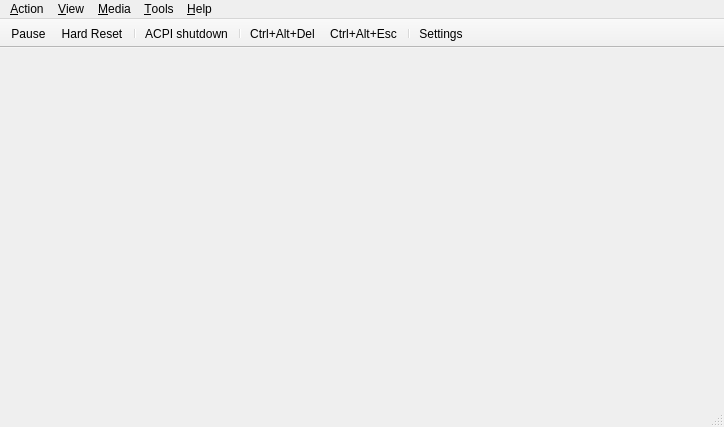
<?xml version="1.0" encoding="UTF-8"?>
<ui version="4.0">
 <class>MainWindow</class>
 <widget class="QMainWindow" name="MainWindow">
  <property name="geometry">
   <rect>
    <x>0</x>
    <y>0</y>
    <width>724</width>
    <height>427</height>
   </rect>
  </property>
  <property name="windowTitle">
   <string>86Box</string>
  </property>
  <widget class="QWidget" name="centralwidget">
   <property name="sizePolicy">
    <sizepolicy hsizetype="Expanding" vsizetype="Expanding">
     <horstretch>0</horstretch>
     <verstretch>0</verstretch>
    </sizepolicy>
   </property>
   <layout class="QVBoxLayout" name="verticalLayout">
    <property name="spacing">
     <number>0</number>
    </property>
    <property name="leftMargin">
     <number>0</number>
    </property>
    <property name="topMargin">
     <number>0</number>
    </property>
    <property name="rightMargin">
     <number>0</number>
    </property>
    <property name="bottomMargin">
     <number>0</number>
    </property>
    <item>
     <widget class="RendererStack" name="stackedWidget">
      <property name="sizePolicy">
       <sizepolicy hsizetype="Expanding" vsizetype="Expanding">
        <horstretch>0</horstretch>
        <verstretch>0</verstretch>
       </sizepolicy>
      </property>
     </widget>
    </item>
   </layout>
  </widget>
  <widget class="QMenuBar" name="menubar">
   <property name="geometry">
    <rect>
     <x>0</x>
     <y>0</y>
     <width>724</width>
     <height>21</height>
    </rect>
   </property>
   <widget class="QMenu" name="menuAction">
    <property name="title">
     <string>&amp;Action</string>
    </property>
    <widget class="QMenu" name="menuTablet_tool">
     <property name="title">
      <string>Tablet tool</string>
     </property>
     <addaction name="actionPen"/>
     <addaction name="actionCursor_Puck"/>
    </widget>
    <addaction name="actionAuto_pause"/>
    <addaction name="separator"/>
    <addaction name="actionKeyboard_requires_capture"/>
    <addaction name="actionRight_CTRL_is_left_ALT"/>
    <addaction name="menuTablet_tool"/>
    <addaction name="separator"/>
    <addaction name="actionPause"/>
    <addaction name="separator"/>
    <addaction name="actionHard_Reset"/>
    <addaction name="actionCtrl_Alt_Del"/>
    <addaction name="separator"/>
    <addaction name="actionCtrl_Alt_Esc"/>
    <addaction name="separator"/>
    <addaction name="actionExit"/>
   </widget>
   <widget class="QMenu" name="menuTools">
    <property name="title">
     <string>&amp;Tools</string>
    </property>
    <addaction name="actionSettings"/>
    <addaction name="actionUpdate_status_bar_icons"/>
    <addaction name="separator"/>
    <addaction name="actionEnable_Discord_integration"/>
    <addaction name="separator"/>
    <addaction name="actionTake_screenshot"/>
    <addaction name="actionSound_gain"/>
    <addaction name="separator"/>
    <addaction name="actionPreferences"/>
    <addaction name="actionDebugger"/>
    <addaction name="actionBegin_trace"/>
    <addaction name="actionEnd_trace"/>
    <addaction name="separator"/>
    <addaction name="actionMCA_devices"/>
    <addaction name="separator"/>
    <addaction name="actionOpen_screenshots_folder"/>
   </widget>
   <widget class="QMenu" name="menuView">
    <property name="title">
     <string>&amp;View</string>
    </property>
    <widget class="QMenu" name="menuRenderer">
     <property name="title">
      <string>Re&amp;nderer</string>
     </property>
     <addaction name="actionSoftware_Renderer"/>
     <addaction name="actionHardware_Renderer_OpenGL"/>
     <addaction name="actionHardware_Renderer_OpenGL_ES"/>
     <addaction name="actionOpenGL_3_0_Core"/>
     <addaction name="actionVulkan"/>
     <addaction name="actionVNC"/>
    </widget>
    <widget class="QMenu" name="menuWindow_scale_factor">
     <property name="title">
      <string>&amp;Window scale factor</string>
     </property>
     <addaction name="action0_5x"/>
     <addaction name="action1x"/>
     <addaction name="action1_5x"/>
     <addaction name="action2x"/>
     <addaction name="action3x"/>
     <addaction name="action4x"/>
     <addaction name="action5x"/>
     <addaction name="action6x"/>
     <addaction name="action7x"/>
     <addaction name="action8x"/>
    </widget>
    <widget class="QMenu" name="menuFilter_method">
     <property name="title">
      <string>Filter method</string>
     </property>
     <addaction name="actionNearest"/>
     <addaction name="actionLinear"/>
    </widget>
    <widget class="QMenu" name="menuFullscreen_stretch_mode">
     <property name="title">
      <string>Fullscreen &amp;stretch mode</string>
     </property>
     <addaction name="actionFullScreen_stretch"/>
     <addaction name="actionFullScreen_43"/>
     <addaction name="actionFullScreen_keepRatio"/>
     <addaction name="actionFullScreen_int"/>
     <addaction name="actionFullScreen_int43"/>
    </widget>
    <widget class="QMenu" name="menuEGA_S_VGA_settings">
     <property name="title">
      <string>E&amp;GA/(S)VGA settings</string>
     </property>
     <widget class="QMenu" name="menuVGA_screen_type">
      <property name="title">
       <string>VGA screen &amp;type</string>
      </property>
      <addaction name="actionRGB_Color"/>
      <addaction name="actionRGB_Grayscale"/>
      <addaction name="actionAmber_monitor"/>
      <addaction name="actionGreen_monitor"/>
      <addaction name="actionWhite_monitor"/>
     </widget>
     <widget class="QMenu" name="menuGrayscale_conversion_type">
      <property name="title">
       <string>Grayscale &amp;conversion type</string>
      </property>
      <addaction name="actionBT601_NTSC_PAL"/>
      <addaction name="actionBT709_HDTV"/>
      <addaction name="actionAverage"/>
     </widget>
     <addaction name="actionInverted_VGA_monitor"/>
     <addaction name="menuVGA_screen_type"/>
     <addaction name="menuGrayscale_conversion_type"/>
    </widget>
    <addaction name="actionHide_tool_bar"/>
    <addaction name="actionHide_status_bar"/>
    <addaction name="separator"/>
    <addaction name="actionShow_non_primary_monitors"/>
    <addaction name="actionResizable_window"/>
    <addaction name="actionRemember_size_and_position"/>
    <addaction name="separator"/>
    <addaction name="menuRenderer"/>
    <addaction name="actionRenderer_options"/>
    <addaction name="separator"/>
    <addaction name="actionSpecify_dimensions"/>
    <addaction name="actionForce_4_3_display_ratio"/>
    <addaction name="menuWindow_scale_factor"/>
    <addaction name="menuFilter_method"/>
    <addaction name="actionHiDPI_scaling"/>
    <addaction name="separator"/>
    <addaction name="actionFullscreen"/>
    <addaction name="menuFullscreen_stretch_mode"/>
    <addaction name="actionApply_fullscreen_stretch_mode_when_maximized"/>
    <addaction name="menuEGA_S_VGA_settings"/>
    <addaction name="separator"/>
    <addaction name="actionCGA_PCjr_Tandy_EGA_S_VGA_overscan"/>
    <addaction name="actionChange_contrast_for_monochrome_display"/>
   </widget>
   <widget class="QMenu" name="menuMedia">
    <property name="title">
     <string>&amp;Media</string>
    </property>
   </widget>
   <widget class="QMenu" name="menuAbout">
    <property name="title">
     <string>&amp;Help</string>
    </property>
    <addaction name="actionDocumentation"/>
    <addaction name="actionAbout_86Box"/>
    <addaction name="actionAbout_Qt"/>
   </widget>
   <addaction name="menuAction"/>
   <addaction name="menuView"/>
   <addaction name="menuMedia"/>
   <addaction name="menuTools"/>
   <addaction name="menuAbout"/>
  </widget>
  <widget class="QStatusBar" name="statusbar"/>
  <widget class="QToolBar" name="toolBar">
   <property name="contextMenuPolicy">
    <enum>Qt::PreventContextMenu</enum>
   </property>
   <property name="windowTitle">
    <string notr="true">toolBar</string>
   </property>
   <property name="autoFillBackground">
    <bool>true</bool>
   </property>
   <property name="movable">
    <bool>false</bool>
   </property>
   <property name="allowedAreas">
    <set>Qt::TopToolBarArea</set>
   </property>
   <property name="iconSize">
    <size>
     <width>16</width>
     <height>16</height>
    </size>
   </property>
   <property name="toolButtonStyle">
    <enum>Qt::ToolButtonIconOnly</enum>
   </property>
   <property name="floatable">
    <bool>false</bool>
   </property>
   <attribute name="toolBarArea">
    <enum>TopToolBarArea</enum>
   </attribute>
   <attribute name="toolBarBreak">
    <bool>false</bool>
   </attribute>
   <addaction name="actionPause"/>
   <addaction name="actionHard_Reset"/>
   <addaction name="separator"/>
   <addaction name="actionACPI_Shutdown"/>
   <addaction name="separator"/>
   <addaction name="actionCtrl_Alt_Del"/>
   <addaction name="actionCtrl_Alt_Esc"/>
   <addaction name="separator"/>
   <addaction name="actionSettings"/>
  </widget>
  <action name="actionAuto_pause">
   <property name="checkable">
    <bool>true</bool>
   </property>
   <property name="text">
    <string>&amp;Auto-pause on focus loss</string>
   </property>
  </action>
  <action name="actionKeyboard_requires_capture">
   <property name="checkable">
    <bool>true</bool>
   </property>
   <property name="text">
    <string>&amp;Keyboard requires capture</string>
   </property>
  </action>
  <action name="actionRight_CTRL_is_left_ALT">
   <property name="checkable">
    <bool>true</bool>
   </property>
   <property name="text">
    <string>&amp;Right CTRL is left ALT</string>
   </property>
  </action>
  <action name="actionHard_Reset">
   <property name="icon">
    <iconset resource="../qt_resources.qrc">
     <normaloff>:/menuicons/qt/icons/hard_reset.ico</normaloff>:/menuicons/qt/icons/hard_reset.ico</iconset>
   </property>
   <property name="text">
    <string>&amp;Hard Reset...</string>
   </property>
   <property name="iconVisibleInMenu">
    <bool>false</bool>
   </property>
  </action>
  <action name="actionCtrl_Alt_Del">
   <property name="icon">
    <iconset resource="../qt_resources.qrc">
     <normaloff>:/menuicons/qt/icons/send_cad.ico</normaloff>:/menuicons/qt/icons/send_cad.ico</iconset>
   </property>
   <property name="text">
    <string>&amp;Ctrl+Alt+Del</string>
   </property>
   <property name="toolTip">
    <string>Ctrl+Alt+Del</string>
   </property>
   <property name="shortcut">
    <string>Ctrl+F12</string>
   </property>
   <property name="iconVisibleInMenu">
    <bool>false</bool>
   </property>
   <property name="shortcutVisibleInContextMenu">
    <bool>false</bool>
   </property>
  </action>
  <action name="actionCtrl_Alt_Esc">
   <property name="icon">
    <iconset resource="../qt_resources.qrc">
     <normaloff>:/menuicons/qt/icons/send_cae.ico</normaloff>:/menuicons/qt/icons/send_cae.ico</iconset>
   </property>
   <property name="text">
    <string>Ctrl+Alt+&amp;Esc</string>
   </property>
   <property name="iconVisibleInMenu">
    <bool>false</bool>
   </property>
  </action>
  <action name="actionPause">
   <property name="checkable">
    <bool>true</bool>
   </property>
   <property name="icon">
    <iconset resource="../qt_resources.qrc">
     <normaloff>:/menuicons/qt/icons/pause.ico</normaloff>:/menuicons/qt/icons/pause.ico</iconset>
   </property>
   <property name="text">
    <string>&amp;Pause</string>
   </property>
   <property name="iconVisibleInMenu">
    <bool>false</bool>
   </property>
  </action>
  <action name="actionExit">
   <property name="text">
    <string>Exit</string>
   </property>
   <property name="menuRole">
    <enum>QAction::QuitRole</enum>
   </property>
  </action>
  <action name="actionSettings">
   <property name="icon">
    <iconset resource="../qt_resources.qrc">
     <normaloff>:/menuicons/qt/icons/settings.ico</normaloff>:/menuicons/qt/icons/settings.ico</iconset>
   </property>
   <property name="text">
    <string>&amp;Settings...</string>
   </property>
   <property name="menuRole">
    <enum>QAction::NoRole</enum>
   </property>
   <property name="iconVisibleInMenu">
    <bool>false</bool>
   </property>
  </action>
  <action name="actionFullscreen">
   <property name="text">
    <string>&amp;Fullscreen</string>
   </property>
   <property name="shortcut">
    <string>Ctrl+Alt+PgUp</string>
   </property>
  </action>
  <action name="actionSoftware_Renderer">
   <property name="checkable">
    <bool>true</bool>
   </property>
   <property name="text">
    <string>&amp;Qt (Software)</string>
   </property>
   <property name="vid_api" stdset="0">
    <number>0</number>
   </property>
  </action>
  <action name="actionHardware_Renderer_OpenGL">
   <property name="checkable">
    <bool>true</bool>
   </property>
   <property name="text">
    <string>Qt (&amp;OpenGL)</string>
   </property>
   <property name="vid_api" stdset="0">
    <number>1</number>
   </property>
  </action>
  <action name="actionHardware_Renderer_OpenGL_ES">
   <property name="checkable">
    <bool>true</bool>
   </property>
   <property name="text">
    <string>Qt (OpenGL &amp;ES)</string>
   </property>
   <property name="vid_api" stdset="0">
    <number>2</number>
   </property>
  </action>
  <action name="actionHide_status_bar">
   <property name="checkable">
    <bool>true</bool>
   </property>
   <property name="text">
    <string>&amp;Hide status bar</string>
   </property>
  </action>
  <action name="actionResizable_window">
   <property name="checkable">
    <bool>true</bool>
   </property>
   <property name="text">
    <string>&amp;Resizeable window</string>
   </property>
  </action>
  <action name="actionRemember_size_and_position">
   <property name="checkable">
    <bool>true</bool>
   </property>
   <property name="text">
    <string>R&amp;emember size &amp;&amp; position</string>
   </property>
  </action>
  <action name="actionSpecify_dimensions">
   <property name="text">
    <string>Specify dimensions...</string>
   </property>
  </action>
  <action name="actionForce_4_3_display_ratio">
   <property name="checkable">
    <bool>true</bool>
   </property>
   <property name="text">
    <string>F&amp;orce 4:3 display ratio</string>
   </property>
  </action>
  <action name="actionHiDPI_scaling">
   <property name="checkable">
    <bool>true</bool>
   </property>
   <property name="text">
    <string>Hi&amp;DPI scaling</string>
   </property>
  </action>
  <action name="actionCGA_PCjr_Tandy_EGA_S_VGA_overscan">
   <property name="checkable">
    <bool>true</bool>
   </property>
   <property name="text">
    <string>CGA/PCjr/Tandy/E&amp;GA/(S)VGA overscan</string>
   </property>
  </action>
  <action name="actionChange_contrast_for_monochrome_display">
   <property name="checkable">
    <bool>true</bool>
   </property>
   <property name="text">
    <string>Change contrast for &amp;monochrome display</string>
   </property>
  </action>
  <action name="action0_5x">
   <property name="checkable">
    <bool>true</bool>
   </property>
   <property name="text">
    <string>&amp;0.5x</string>
   </property>
  </action>
  <action name="action1x">
   <property name="checkable">
    <bool>true</bool>
   </property>
   <property name="text">
    <string>&amp;1x</string>
   </property>
  </action>
  <action name="action1_5x">
   <property name="checkable">
    <bool>true</bool>
   </property>
   <property name="text">
    <string>1.&amp;5x</string>
   </property>
  </action>
  <action name="action2x">
   <property name="checkable">
    <bool>true</bool>
   </property>
   <property name="text">
    <string>&amp;2x</string>
   </property>
  </action>
  <action name="action3x">
   <property name="checkable">
    <bool>true</bool>
   </property>
   <property name="text">
    <string>&amp;3x</string>
   </property>
  </action>
  <action name="action4x">
   <property name="checkable">
    <bool>true</bool>
   </property>
   <property name="text">
    <string>&amp;4x</string>
   </property>
  </action>
  <action name="action5x">
   <property name="checkable">
    <bool>true</bool>
   </property>
   <property name="text">
    <string>&amp;5x</string>
   </property>
  </action>
  <action name="action6x">
   <property name="checkable">
    <bool>true</bool>
   </property>
   <property name="text">
    <string>&amp;6x</string>
   </property>
  </action>
  <action name="action7x">
   <property name="checkable">
    <bool>true</bool>
   </property>
   <property name="text">
    <string>&amp;7x</string>
   </property>
  </action>
  <action name="action8x">
   <property name="checkable">
    <bool>true</bool>
   </property>
   <property name="text">
    <string>&amp;8x</string>
   </property>
  </action>
  <action name="actionNearest">
   <property name="checkable">
    <bool>true</bool>
   </property>
   <property name="text">
    <string>&amp;Nearest</string>
   </property>
  </action>
  <action name="actionLinear">
   <property name="checkable">
    <bool>true</bool>
   </property>
   <property name="text">
    <string>&amp;Linear</string>
   </property>
  </action>
  <action name="actionFullScreen_stretch">
   <property name="checkable">
    <bool>true</bool>
   </property>
   <property name="text">
    <string>&amp;Full screen stretch</string>
   </property>
  </action>
  <action name="actionFullScreen_43">
   <property name="checkable">
    <bool>true</bool>
   </property>
   <property name="text">
    <string>&amp;4:3</string>
   </property>
  </action>
  <action name="actionFullScreen_keepRatio">
   <property name="checkable">
    <bool>true</bool>
   </property>
   <property name="text">
    <string>&amp;Square pixels (Keep ratio)</string>
   </property>
  </action>
  <action name="actionFullScreen_int">
   <property name="checkable">
    <bool>true</bool>
   </property>
   <property name="text">
    <string>&amp;Integer scale</string>
   </property>
  </action>
  <action name="actionFullScreen_int43">
   <property name="checkable">
    <bool>true</bool>
   </property>
   <property name="text">
    <string>4:&amp;3 Integer scale</string>
   </property>
  </action>
  <action name="actionInverted_VGA_monitor">
   <property name="checkable">
    <bool>true</bool>
   </property>
   <property name="text">
    <string>&amp;Inverted VGA monitor</string>
   </property>
  </action>
  <action name="actionRGB_Color">
   <property name="checkable">
    <bool>true</bool>
   </property>
   <property name="text">
    <string>RGB &amp;Color</string>
   </property>
  </action>
  <action name="actionRGB_Grayscale">
   <property name="checkable">
    <bool>true</bool>
   </property>
   <property name="text">
    <string>&amp;RGB Grayscale</string>
   </property>
  </action>
  <action name="actionAmber_monitor">
   <property name="checkable">
    <bool>true</bool>
   </property>
   <property name="text">
    <string>&amp;Amber monitor</string>
   </property>
  </action>
  <action name="actionGreen_monitor">
   <property name="checkable">
    <bool>true</bool>
   </property>
   <property name="text">
    <string>&amp;Green monitor</string>
   </property>
  </action>
  <action name="actionWhite_monitor">
   <property name="checkable">
    <bool>true</bool>
   </property>
   <property name="text">
    <string>&amp;White monitor</string>
   </property>
  </action>
  <action name="actionBT601_NTSC_PAL">
   <property name="checkable">
    <bool>true</bool>
   </property>
   <property name="text">
    <string>BT&amp;601 (NTSC/PAL)</string>
   </property>
  </action>
  <action name="actionBT709_HDTV">
   <property name="checkable">
    <bool>true</bool>
   </property>
   <property name="text">
    <string>BT&amp;709 (HDTV)</string>
   </property>
  </action>
  <action name="actionAverage">
   <property name="checkable">
    <bool>true</bool>
   </property>
   <property name="text">
    <string>&amp;Average</string>
   </property>
  </action>
  <action name="actionAbout_Qt">
   <property name="text">
    <string>About Qt</string>
   </property>
   <property name="visible">
    <bool>false</bool>
   </property>
   <property name="menuRole">
    <enum>QAction::AboutQtRole</enum>
   </property>
  </action>
  <action name="actionAbout_86Box">
   <property name="text">
    <string>&amp;About 86Box...</string>
   </property>
   <property name="menuRole">
    <enum>QAction::AboutRole</enum>
   </property>
  </action>
  <action name="actionDocumentation">
   <property name="text">
    <string>&amp;Documentation...</string>
   </property>
  </action>
  <action name="actionUpdate_status_bar_icons">
   <property name="checkable">
    <bool>true</bool>
   </property>
   <property name="text">
    <string>&amp;Update status bar icons</string>
   </property>
  </action>
  <action name="actionTake_screenshot">
   <property name="text">
    <string>Take s&amp;creenshot</string>
   </property>
   <property name="shortcut">
    <string>Ctrl+F11</string>
   </property>
   <property name="shortcutVisibleInContextMenu">
    <bool>false</bool>
   </property>
  </action>
  <action name="actionSound_gain">
   <property name="text">
    <string>Sound &amp;gain...</string>
   </property>
  </action>
  <action name="actionOpenGL_3_0_Core">
   <property name="checkable">
    <bool>true</bool>
   </property>
   <property name="text">
    <string>Open&amp;GL (3.0 Core)</string>
   </property>
   <property name="vid_api" stdset="0">
    <number>3</number>
   </property>
  </action>
  <action name="actionPreferences">
   <property name="text">
    <string>&amp;Preferences...</string>
   </property>
   <property name="menuRole">
    <enum>QAction::PreferencesRole</enum>
   </property>
  </action>
  <action name="actionEnable_Discord_integration">
   <property name="checkable">
    <bool>true</bool>
   </property>
   <property name="text">
    <string>Enable &amp;Discord integration</string>
   </property>
  </action>
  <action name="actionHide_tool_bar">
   <property name="checkable">
    <bool>true</bool>
   </property>
   <property name="text">
    <string>Hide &amp;toolbar</string>
   </property>
   <property name="toolTip">
    <string>Hide tool bar</string>
   </property>
  </action>
  <action name="actionACPI_Shutdown">
   <property name="enabled">
    <bool>true</bool>
   </property>
   <property name="icon">
    <iconset resource="../qt_resources.qrc">
     <normaloff>:/menuicons/qt/icons/acpi_shutdown.ico</normaloff>:/menuicons/qt/icons/acpi_shutdown.ico</iconset>
   </property>
   <property name="text">
    <string>ACPI shutdown</string>
   </property>
   <property name="toolTip">
    <string>ACPI shutdown</string>
   </property>
   <property name="visible">
    <bool>true</bool>
   </property>
  </action>
  <action name="actionBegin_trace">
   <property name="text">
    <string>Begin trace</string>
   </property>
   <property name="shortcut">
    <string>Ctrl+T</string>
   </property>
   <property name="visible">
    <bool>false</bool>
   </property>
   <property name="shortcutVisibleInContextMenu">
    <bool>false</bool>
   </property>
  </action>
  <action name="actionEnd_trace">
   <property name="text">
    <string>End trace</string>
   </property>
   <property name="shortcut">
    <string>Ctrl+T</string>
   </property>
   <property name="visible">
    <bool>false</bool>
   </property>
   <property name="shortcutVisibleInContextMenu">
    <bool>false</bool>
   </property>
  </action>
  <action name="actionRenderer_options">
   <property name="text">
    <string>Renderer options...</string>
   </property>
   <property name="menuRole">
    <enum>QAction::NoRole</enum>
   </property>
  </action>
  <action name="actionVulkan">
   <property name="checkable">
    <bool>true</bool>
   </property>
   <property name="text">
    <string>&amp;Vulkan</string>
   </property>
   <property name="vid_api" stdset="0">
    <number>4</number>
   </property>
  </action>
  <action name="actionMCA_devices">
   <property name="text">
    <string>MCA devices...</string>
   </property>
  </action>
  <action name="actionShow_non_primary_monitors">
   <property name="checkable">
    <bool>true</bool>
   </property>
   <property name="text">
    <string>Show non-primary monitors</string>
   </property>
  </action>
  <action name="actionVNC">
   <property name="checkable">
    <bool>true</bool>
   </property>
   <property name="text">
    <string>VNC</string>
   </property>
   <property name="vid_api" stdset="0">
    <number>5</number>
   </property>
  </action>
  <action name="actionOpen_screenshots_folder">
   <property name="text">
    <string>Open screenshots folder...</string>
   </property>
  </action>
  <action name="actionApply_fullscreen_stretch_mode_when_maximized">
   <property name="checkable">
    <bool>true</bool>
   </property>
   <property name="text">
    <string>Apply fullscreen stretch mode when maximized</string>
   </property>
  </action>
  <action name="actionCursor_Puck">
   <property name="checkable">
    <bool>true</bool>
   </property>
   <property name="text">
    <string>Cursor/Puck</string>
   </property>
  </action>
  <action name="actionPen">
   <property name="checkable">
    <bool>true</bool>
   </property>
   <property name="text">
    <string>Pen</string>
   </property>
  </action>
  <action name="actionDebugger">
   <property name="text">
    <string>Debugger...</string>
   </property>
  </action>
 </widget>
 <customwidgets>
  <customwidget>
   <class>RendererStack</class>
   <extends>QStackedWidget</extends>
   <header>qt_rendererstack.hpp</header>
   <container>1</container>
  </customwidget>
 </customwidgets>
 <resources>
  <include location="../qt_resources.qrc"/>
 </resources>
 <connections/>
</ui>
